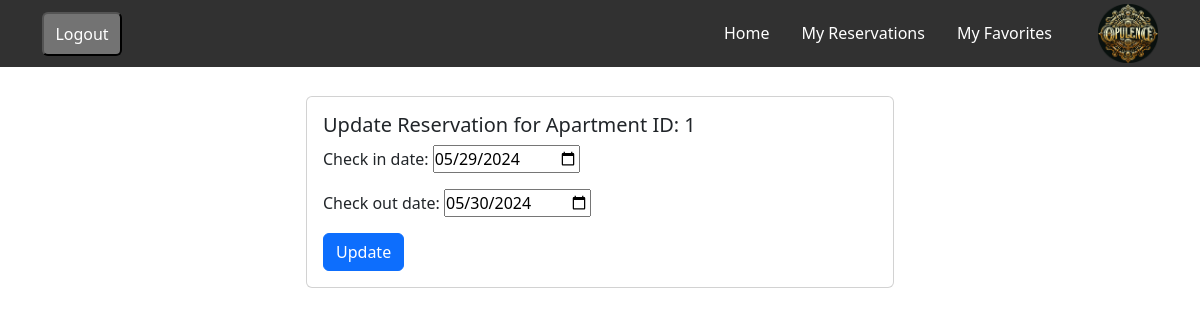
The page /res/res-update/8 (signed in) on the database as committed earlier.
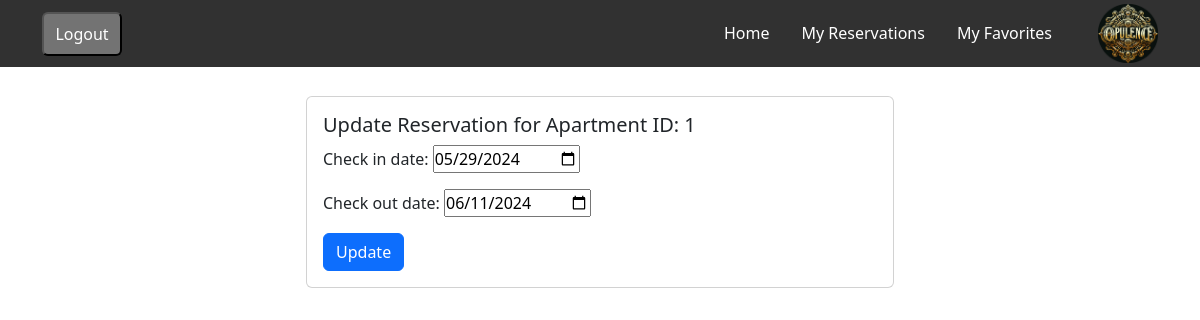
The same page on the database as committed later.
### reservations/models.py (models this page shows, shortened)
class Reservation(models.Model):
    user = models.ForeignKey(settings.AUTH_USER_MODEL, null=True, blank=True, on_delete=models.CASCADE)
    apartment = models.ForeignKey(Apartment, on_delete=models.CASCADE)
    check_in_date = models.DateField()
    check_out_date = models.DateField()
    total_price = models.DecimalField(max_digits=10, decimal_places=2)
    reservation_status = models.ForeignKey(ReservationStatus, on_delete=models.CASCADE,default=1)

### apartments/models.py (models this page shows, shortened)
class Apartment(models.Model):
    category = models.ForeignKey(Category, on_delete=models.CASCADE)
    country=models.ForeignKey(Country,on_delete=models.SET_NULL,null=True,blank=True)
    city = models.ForeignKey(City, on_delete=models.CASCADE,null=True)
    actual_address=models.CharField(max_length=255,null=True)
    maps_link=models.CharField(max_length=255,null=True)
    apt_name = models.CharField(max_length=255)
    description = models.TextField()
    cover_image=models.ImageField(upload_to='covers/',null=True)
    district = models.CharField(max_length=30,null=True)
    is_active = models.BooleanField(default=True)
    is_booked = models.BooleanField(default=False)
    rooms = models.IntegerField(null=True)
    beds = models.IntegerField(null=True)
    bath_rooms = models.IntegerField(null=True)
    wifi = models.BooleanField(default=False)
    tv = models.BooleanField(default=False)
    price_per_night = models.DecimalField(max_digits=10, decimal_places=2)
    user = models.ForeignKey(settings.AUTH_USER_MODEL, null=True, blank=True, on_delete=models.CASCADE)
    created_at = models.DateTimeField(auto_now_add=True,null=True)
    updated_at = models.DateTimeField(auto_now=True,null=True)

### reservations/views.py (the view, shortened to what this page needs)
# urls.py: path("res-update/<int:pk>", ReservationUpdateView.as_view(), name='update-reserv'),
class ReservationUpdateView(LoginRequiredMixin, UpdateView):
    model = Reservation
    template_name = "reservations/update_res.html"
    form_class = UpdateResForm
    success_url = '/res'
    def dispatch(self, request, *args, **kwargs):
        reservation = self.get_object()
        if reservation.user != self.request.user:
            messages.error(self.request, "You are not authorized to update this reservation.")
            return HttpResponseRedirect(reverse('error-url'))
        return super().dispatch(request, *args, **kwargs)

### reservations/forms.py
class UpdateResForm(forms.ModelForm):
    class Meta:
        model = Reservation
        fields = ['check_in_date', 'check_out_date']
        widgets = {
            'check_in_date': DateInput(attrs={'type': 'date'}),
            'check_out_date': DateInput(attrs={'type': 'date'}),
        }

### templates/reservations/update_res.html (shortened to what this page needs)
{% extends "main_base.html" %}
{% load static %}
{% block content %}
<br><br><br><br>
  <div class="row">
    <div class="col-md-6 offset-md-3">
      <div class="card">
        <div class="card-body">
          <h5 class="card-title">Update Reservation for Apartment ID: {{ reservation.apartment.id }}</h5>
          <form method="post">
            {{ form.as_p }}
            <input type="submit" value="Update" class="btn btn-primary">
          </form>
        </div>
      </div>
    </div>
  </div>
{% endblock content %}

Rows that differ between the two databases and show on the page:
changed Reservation: check_out_date "05/30/2024" → "06/11/2024"
